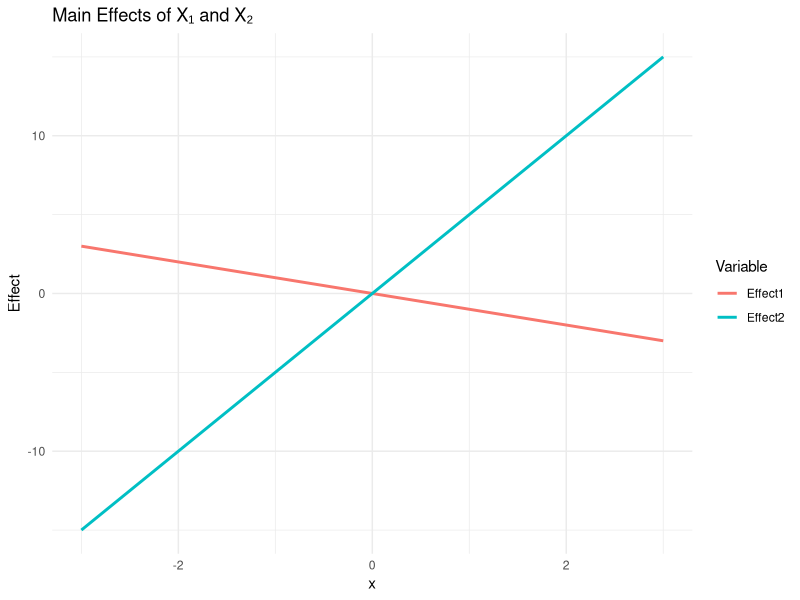
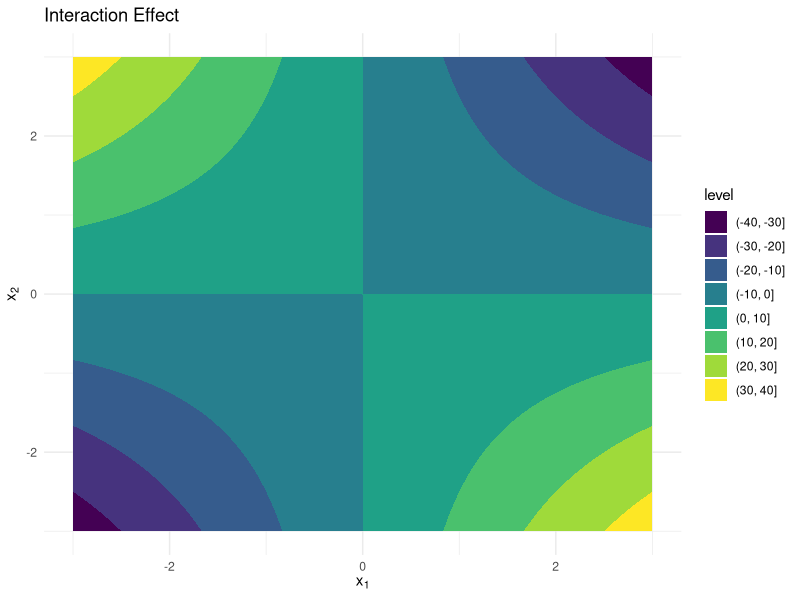

Write R code to recreate these figures, in order.
library(ggplot2)
library(tidyr)

plot_effects <- function(a0, a1, a2, a11, a22, a12, rho,
                         xlim = c(-3, 3), n = 200) {
  # ---- Corrected coefficients ----
  c_int <- -a12
  c12   <- a11 + (rho / (1 + rho^2)) * a12
  c22   <- a22 + (rho / (1 + rho^2)) * a12
  c11   <- a1
  c21   <- a2
  c0    <- a0 + a11 + a22 + rho * a12
  
  # ---- Main effects ----
  x <- seq(xlim[1], xlim[2], length.out = n)
  df_main <- data.frame(
    x = x,
    Effect1 = c11 * x + c12 * (x^2 - 1),
    Effect2 = c21 * x + c22 * (x^2 - 1)
  ) %>%
    pivot_longer(cols = c(Effect1, Effect2),
                 names_to = "Variable",
                 values_to = "Effect")
  
  p1 <- ggplot(df_main, aes(x = x, y = Effect, color = Variable)) +
    geom_line(size = 1) +
    labs(title = "Main Effects of X₁ and X₂",
         x = "x", y = "Effect") +
    theme_minimal()
  
  # ---- Interaction effect ----
  grid <- expand.grid(x1 = x, x2 = x)
  psi_int <- function(x1, x2) {
    rho * (x1^2 + x2^2) / (1 + rho^2) - x1 * x2 +
      rho * (rho^2 - 1) / (1 + rho^2)
  }
  grid$Interaction <- c_int * psi_int(grid$x1, grid$x2)
  
  p2 <- ggplot(grid, aes(x = x1, y = x2, z = Interaction)) +
    geom_contour_filled() +
    labs(title = "Interaction Effect",
         x = expression(x[1]), y = expression(x[2])) +
    theme_minimal()
  
  list(
    main = p1,
    interaction = p2
  )
}


plot_effects(0, -1, 5, 0, 0, -4, rho = 0)


